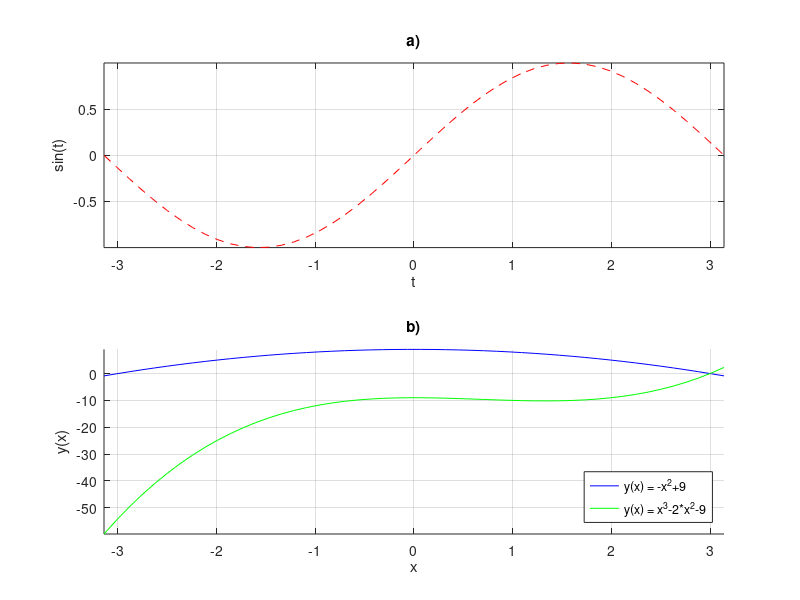
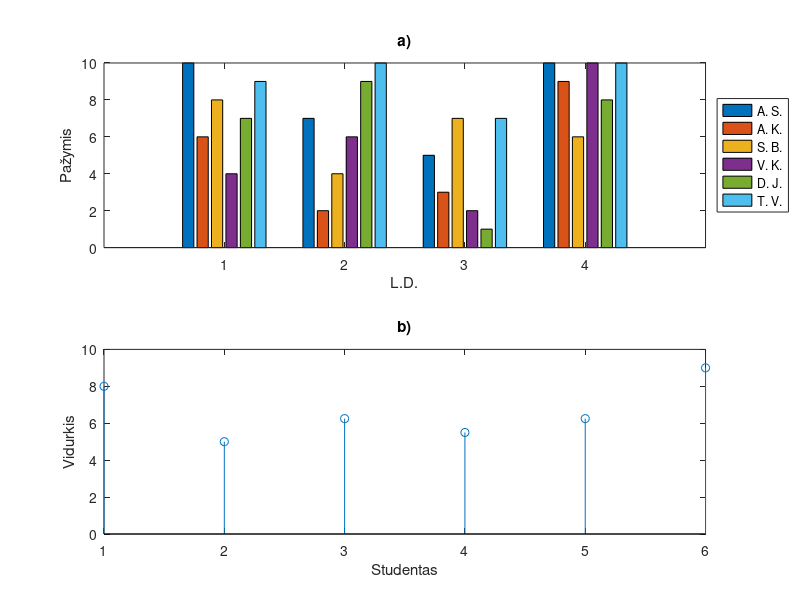
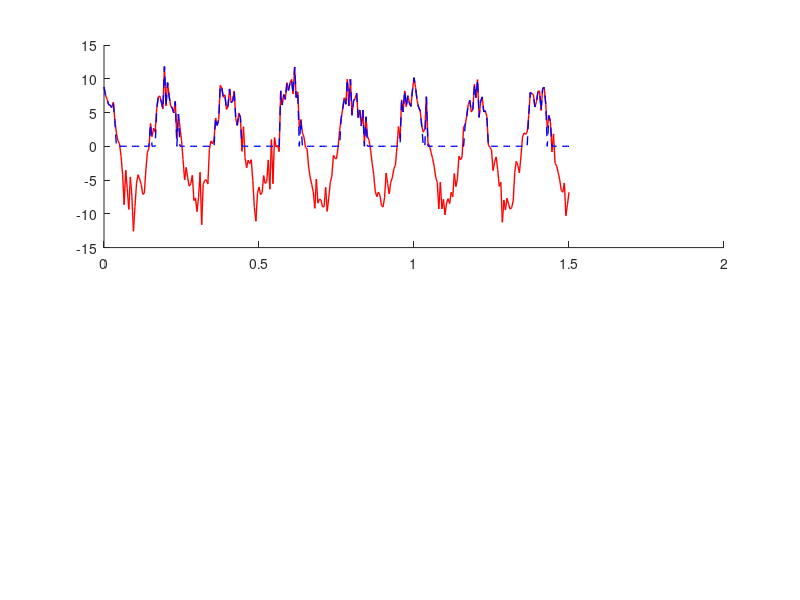

Write MATLAB code to recreate these figures, in order. (Note: this script raises an error after producing the figures.)
% Aleksandr Skokunov
% EKf-25
% Data: 2026-09-21

% 1 užduotis
clear all
clc

t = linspace(-pi, pi, 50);

figure
subplot(2, 1, 1)
plot(t, sin(t), 'r--')
xlim([min(t) max(t)])
ylim([min(sin(t)) max(sin(t))])
grid on
title('a)')
xlabel('t')
ylabel('sin(t)')

x = linspace(-pi, pi, 50);
y1 = -x.^2 + 9;
y2 = x.^3 - 2*x.^2 - 9;

subplot(2, 1, 2)
hold on
plot(x, y1, 'b')
plot(x, y2, 'g')
xlim([min(x) max(x)])
ylim([min(y2) max(y1)])
grid on
legend('y(x) = -x^2+9', 'y(x) = x^3-2*x^2-9', ... 
        'Location', 'southeast')
title('b)')
xlabel('x')
ylabel('y(x)')

%% 2 užduotis
clear all
clc

grades = [10 6 8 4 7 9; 7 2 4 6 9 10; ... 
            5 3 7 2 1 7; 10 9 6 10 8 10];

figure
subplot(2, 1, 1)
bar(grades)
ylim([0 10])
title('a)')
xlabel('L.D.')
ylabel('Pažymis')
legend('A. S.', 'A. K.', 'S. B.', 'V. K.', 'D. J.', 'T. V.', ... 
        'Location', 'eastoutside')

subplot(2, 1, 2)
stem(mean(grades))
ylim([0 10])
title('b)')
xlabel('Studentas')
ylabel('Vidurkis')

%% Papildoma užduotis
clear all
clc

A = 8;
f = 5;
o = 1.8;
U_1 = 5;
U_2 = 3;

t = 0:0.005:1.5;
n = o*randn(size(t));
s = A*cos(2*pi*f*t)+n;

virs = s;
virs(not(s>U_2)) = NaN;

filt_s = s;
filt_s(s<U_2) = 0;


figure
subplot(2, 1, 1)
hold on
plot(t, s, 'r', 'LineWidth', 1)
plot(t, filt_s, 'b--', 'LineWidth', 1)
yline(U_1, 'g')
yline(U_2, 'g')
xlim([min(t) max(t)])
ylim([min(s) max(s)])
title('a)')
xlabel('t')
ylabel('s(t)')
legend('Pradinis signalas', 'Filtruotas signalas', ...
        'Filtravimo riba', 'Location','eastoutside')

subplot(2, 1, 2)
stem(t, virs, 'g')
hold on

x = t;
y = virs;

valid = ~isnan(y);
yv = y(valid);
xv = x(valid);

yMin = min(yv);
yMax = max(yv);
xMin = find(y==yMin);
xMax = find(y==yMax);

plot(x(xMin), y(xMin), 'rv', 'MarkerFaceColor', 'r', 'MarkerSize', 10)
plot(x(xMax), y(xMax), 'b^', 'MarkerFaceColor', 'b', 'MarkerSize', 10)
hold off

title('b)')
xlabel('t')
ylabel('s(t)>U_1')
